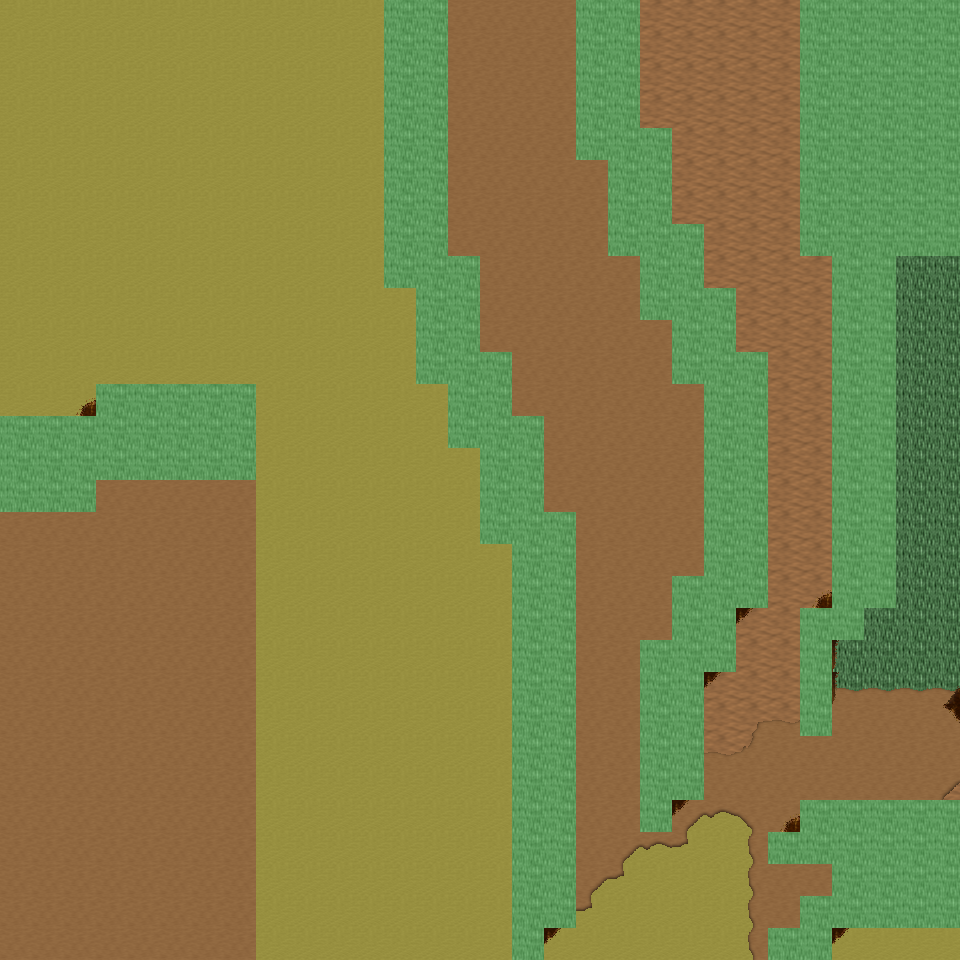

A level layout from a 2D game, rendered from its tile map. Below: a short description, then the map file with tile-grid data replaced by summaries:
An orthogonal 30x30 tile map with 32x32 px tiles, 6 tile layers (Ground, Object, Object2, Above, ...), 37 tilesets and 8 objects (8x mapExit).

<map version="1.0" orientation="orthogonal" renderorder="right-down" width="30" height="30" tilewidth="32" tileheight="32" nextobjectid="9">
  <tileset firstgid="1" name="tileset_ground_ground" tilewidth="32" tileheight="32" tilecount="33" columns="3">
    <image source="../drawable/tileset_ground_ground.png" width="96" height="352" />
  </tileset>
  <tileset firstgid="34" name="tileset_ground_ridge_earth_dark" tilewidth="32" tileheight="32" tilecount="96" columns="12">
    <image source="../drawable/tileset_ground_ridge_earth_dark.png" width="384" height="256" />
  </tileset>
  <tileset firstgid="130" name="tileset_logic_collision" tilewidth="32" tileheight="32" tilecount="1" columns="1">
    <image source="../drawable/tileset_logic_collision.png" width="32" height="32" />
  </tileset>
  <tileset firstgid="131" name="tileset_logic_portal" tilewidth="32" tileheight="32" tilecount="24" columns="8">
    <image source="../drawable/tileset_logic_portal.png" width="256" height="96" />
  </tileset>
  <tileset firstgid="155" name="tileset_building_fence_fence_chunky" tilewidth="32" tileheight="32" tilecount="21" columns="3">
    <image source="../drawable/tileset_building_fence_fence_chunky.png" width="96" height="224" />
  </tileset>
  <tileset firstgid="176" name="tileset_item_statue_girl_with_bird" tilewidth="32" tileheight="32" tilecount="12" columns="4">
    <image source="../drawable/tileset_item_statue_girl_with_bird.png" width="128" height="96" />
  </tileset>
  <tileset firstgid="188" name="tileset_plant_bush_hosta" tilewidth="32" tileheight="32" tilecount="9" columns="3">
    <image source="../drawable/tileset_plant_bush_hosta.png" width="96" height="96" />
  </tileset>
  <tileset firstgid="197" name="tileset_logic_item_sheepfood" tilewidth="32" tileheight="32" tilecount="1" columns="1">
    <image source="../drawable/tileset_logic_item_sheepfood.png" width="32" height="32" />
  </tileset>
  <tileset firstgid="198" name="tileset_ground_rock_rocks_3" tilewidth="32" tileheight="32" tilecount="16" columns="4">
    <image source="../drawable/tileset_ground_rock_rocks_3.png" width="128" height="128" />
  </tileset>
  <tileset firstgid="214" name="tileset_item_statue_crystal_statues" tilewidth="32" tileheight="32" tilecount="12" columns="6">
    <image source="../drawable/tileset_item_statue_crystal_statues.png" width="192" height="64" />
  </tileset>
  <tileset firstgid="226" name="tileset_plant_tree_maple_tree" tilewidth="32" tileheight="32" tilecount="72" columns="8">
    <image source="../drawable/tileset_plant_tree_maple_tree.png" width="256" height="288" />
  </tileset>
  <tileset firstgid="298" name="tileset_plant_stump_small_stump" tilewidth="32" tileheight="32" tilecount="4" columns="2">
    <image source="../drawable/tileset_plant_stump_small_stump.png" width="64" height="64" />
  </tileset>
  <tileset firstgid="302" name="tileset_item_statue_plants_potted_stone" tilewidth="32" tileheight="32" tilecount="6" columns="3">
    <image source="../drawable/tileset_item_statue_plants_potted_stone.png" width="96" height="64" />
  </tileset>
  <tileset firstgid="308" name="tileset_logic_creature_sheep" tilewidth="32" tileheight="32" tilecount="1" columns="1">
    <image source="../drawable/tileset_logic_creature_sheep.png" width="32" height="32" />
  </tileset>
  <tileset firstgid="309" name="tileset_furniture_chair_bench_white" tilewidth="32" tileheight="32" tilecount="8" columns="2">
    <image source="../drawable/tileset_furniture_chair_bench_white.png" width="64" height="128" />
  </tileset>
  <tileset firstgid="317" name="tileset_furniture_sink_dark_side_on" tilewidth="32" tileheight="32" tilecount="6" columns="3">
    <image source="../drawable/tileset_furniture_sink_dark_side_on.png" width="96" height="64" />
  </tileset>
  <tileset firstgid="323" name="tileset_object_birds" tilewidth="32" tileheight="32" tilecount="4" columns="2">
    <image source="../drawable/tileset_object_birds.png" width="64" height="64" />
  </tileset>
  <tileset firstgid="327" name="tileset_logic_creature_animal" tilewidth="32" tileheight="32" tilecount="32" columns="8">
    <image source="../drawable/tileset_logic_creature_animal.png" width="256" height="128" />
  </tileset>
  <tileset firstgid="359" name="tileset_ground_earth_edges" tilewidth="32" tileheight="32" tilecount="18" columns="6">
    <image source="../drawable/tileset_ground_earth_edges.png" width="192" height="96" />
  </tileset>
  <tileset firstgid="377" name="tileset_ground_grass_corners" tilewidth="32" tileheight="32" tilecount="24" columns="6">
    <image source="../drawable/tileset_ground_grass_corners.png" width="192" height="128" />
  </tileset>
  <tileset firstgid="401" name="tileset_building_stairs_stairs_grey" tilewidth="32" tileheight="32" tilecount="6" columns="3">
    <image source="../drawable/tileset_building_stairs_stairs_grey.png" width="96" height="64" />
  </tileset>
  <tileset firstgid="407" name="tileset_logic_creature_ent" tilewidth="32" tileheight="32" tilecount="4" columns="4">
    <image source="../drawable/tileset_logic_creature_ent.png" width="128" height="32" />
  </tileset>
  <tileset firstgid="411" name="tileset_plant_tree_pine_tree" tilewidth="32" tileheight="32" tilecount="20" columns="4">
    <image source="../drawable/tileset_plant_tree_pine_tree.png" width="128" height="160" />
  </tileset>
  <tileset firstgid="431" name="tileset_plant_tree_oak_tree" tilewidth="32" tileheight="32" tilecount="20" columns="4">
    <image source="../drawable/tileset_plant_tree_oak_tree.png" width="128" height="160" />
  </tileset>
  <tileset firstgid="451" name="tileset_plant_tree_chestnut_tree" tilewidth="32" tileheight="32" tilecount="20" columns="4">
    <image source="../drawable/tileset_plant_tree_chestnut_tree.png" width="128" height="160" />
  </tileset>
  <tileset firstgid="471" name="tileset_building_thatched_roof_cottage1" tilewidth="32" tileheight="32" tilecount="20" columns="4">
    <image source="../drawable/tileset_building_thatched_roof_cottage1.png" width="128" height="160" />
  </tileset>
  <tileset firstgid="491" name="tileset_building_thatched_roof_cottage2" tilewidth="32" tileheight="32" tilecount="20" columns="4">
    <image source="../drawable/tileset_building_thatched_roof_cottage2.png" width="128" height="160" />
  </tileset>
  <tileset firstgid="511" name="tileset_logic_item_vegetable" tilewidth="32" tileheight="32" tilecount="16" columns="8">
    <image source="../drawable/tileset_logic_item_vegetable.png" width="256" height="64" />
  </tileset>
  <tileset firstgid="527" name="tileset_object_well" tilewidth="32" tileheight="32" tilecount="4" columns="2">
    <image source="../drawable/tileset_object_well.png" width="64" height="64" />
  </tileset>
  <tileset firstgid="531" name="tileset_plant_flower_flower_bed_1" tilewidth="32" tileheight="32" tilecount="35" columns="7">
    <image source="../drawable/tileset_plant_flower_flower_bed_1.png" width="224" height="160" />
  </tileset>
  <tileset firstgid="566" name="tileset_plant_flower_small_flower_bed" tilewidth="32" tileheight="32" tilecount="12" columns="3">
    <image source="../drawable/tileset_plant_flower_small_flower_bed.png" width="96" height="128" />
  </tileset>
  <tileset firstgid="578" name="tileset_plant_flower_small_flower_bed_2" tilewidth="32" tileheight="32" tilecount="12" columns="3">
    <image source="../drawable/tileset_plant_flower_small_flower_bed_2.png" width="96" height="128" />
  </tileset>
  <tileset firstgid="590" name="tileset_plant_flower_foxgloves" tilewidth="32" tileheight="32" tilecount="4" columns="2">
    <image source="../drawable/tileset_plant_flower_foxgloves.png" width="64" height="64" />
  </tileset>
  <tileset firstgid="594" name="tileset_plant_flower_hothouse_flowers" tilewidth="32" tileheight="32" tilecount="72" columns="6">
    <image source="../drawable/tileset_plant_flower_hothouse_flowers.png" width="192" height="384" />
  </tileset>
  <tileset firstgid="666" name="tileset_plant_bush_bush_mult_colored" tilewidth="32" tileheight="32" tilecount="6" columns="3">
    <image source="../drawable/tileset_plant_bush_bush_mult_colored.png" width="96" height="64" />
  </tileset>
  <tileset firstgid="672" name="tileset_object_ents" tilewidth="32" tileheight="32" tilecount="50" columns="5">
    <image source="../drawable/tileset_object_ents.png" width="160" height="320" />
  </tileset>
  <tileset firstgid="722" name="tileset_ground_green_paving" tilewidth="32" tileheight="32" tilecount="18" columns="3">
    <image source="../drawable/tileset_ground_green_paving.png" width="96" height="192" />
  </tileset>
  <layer name="Ground" width="30" height="30">
    <data>[900 cells, 900 non-empty, 5 distinct tile ids]</data>
  </layer>
  <layer name="Object" width="30" height="30">
    <data>[900 cells, 263 non-empty, 55 distinct tile ids]</data>
  </layer>
  <layer name="Object2" width="30" height="30">
    <data>[900 cells, 27 non-empty, 14 distinct tile ids]</data>
  </layer>
  <layer name="Above" width="30" height="30">
    <data>[900 cells, 2 non-empty, 2 distinct tile ids]</data>
  </layer>
  <layer name="Above2" width="30" height="30">
    <data>[900 cells, 0 non-empty, 0 distinct tile ids]</data>
  </layer>
  <layer name="Walkable" width="30" height="30">
    <data>[900 cells, 233 non-empty, 1 distinct tile ids]</data>
  </layer>
  <objectgroup name="MapEvents">
    <object id="1" name="north" type="mapExit" x="0" y="0" width="384" height="32">
      <properties>
        <property name="map" value="level_0_x191_y8" />
        <property name="x" value="0" />
        <property name="y" value="28" />
      </properties>
    </object>
    <object id="2" name="north2" type="mapExit" x="448" y="0" width="128" height="32">
      <properties>
        <property name="map" value="level_0_x191_y8" />
        <property name="x" value="14" />
        <property name="y" value="28" />
      </properties>
    </object>
    <object id="3" name="north3" type="mapExit" x="640" y="0" width="160" height="32">
      <properties>
        <property name="map" value="level_0_x191_y8" />
        <property name="x" value="20" />
        <property name="y" value="28" />
      </properties>
    </object>
    <object id="4" name="south" type="mapExit" x="0" y="928" width="512" height="32">
      <properties>
        <property name="map" value="level_0_x191_y10" />
        <property name="x" value="0" />
        <property name="y" value="1" />
      </properties>
    </object>
    <object id="5" name="south2" type="mapExit" x="544" y="928" width="224" height="32">
      <properties>
        <property name="map" value="level_0_x191_y10" />
        <property name="x" value="17" />
        <property name="y" value="1" />
      </properties>
    </object>
    <object id="6" name="south3" type="mapExit" x="832" y="928" width="128" height="32">
      <properties>
        <property name="map" value="level_0_x191_y10" />
        <property name="x" value="26" />
        <property name="y" value="1" />
      </properties>
    </object>
    <object id="7" name="west" type="mapExit" x="0" y="0" width="32" height="416">
      <properties>
        <property name="map" value="level_0_x190_y9" />
        <property name="x" value="28" />
        <property name="y" value="0" />
      </properties>
    </object>
    <object id="8" name="west2" type="mapExit" x="0" y="512" width="32" height="448">
      <properties>
        <property name="map" value="level_0_x190_y9" />
        <property name="x" value="28" />
        <property name="y" value="16" />
      </properties>
    </object>
  </objectgroup>
</map>
